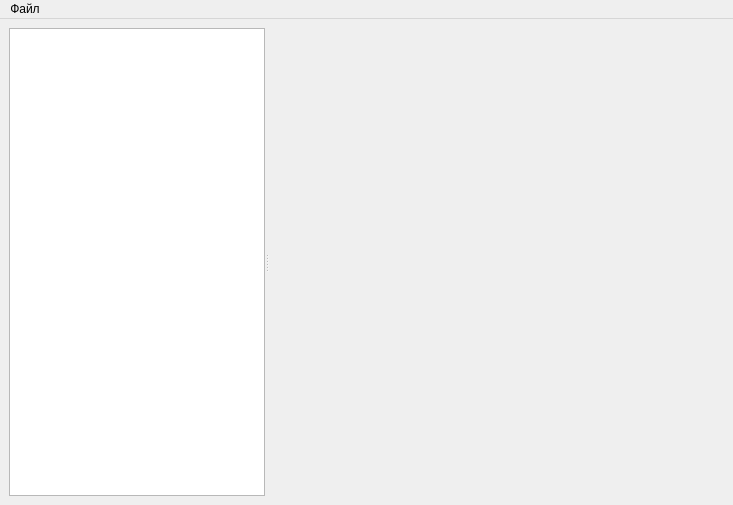
<?xml version="1.0" encoding="UTF-8"?>
<ui version="4.0">
 <class>MainWindow</class>
 <widget class="QMainWindow" name="MainWindow">
  <property name="geometry">
   <rect>
    <x>0</x>
    <y>0</y>
    <width>733</width>
    <height>505</height>
   </rect>
  </property>
  <property name="windowTitle">
   <string>MainWindow</string>
  </property>
  <widget class="QWidget" name="centralwidget">
   <layout class="QGridLayout" name="gridLayout">
    <item row="1" column="0">
     <widget class="QSplitter" name="splitter">
      <property name="orientation">
       <enum>Qt::Horizontal</enum>
      </property>
      <widget class="QTreeView" name="project_view">
       <property name="sizePolicy">
        <sizepolicy hsizetype="Expanding" vsizetype="Expanding">
         <horstretch>0</horstretch>
         <verstretch>0</verstretch>
        </sizepolicy>
       </property>
       <property name="minimumSize">
        <size>
         <width>0</width>
         <height>0</height>
        </size>
       </property>
       <property name="maximumSize">
        <size>
         <width>16777215</width>
         <height>16777215</height>
        </size>
       </property>
       <property name="sizeIncrement">
        <size>
         <width>0</width>
         <height>0</height>
        </size>
       </property>
       <property name="baseSize">
        <size>
         <width>0</width>
         <height>0</height>
        </size>
       </property>
       <property name="frameShape">
        <enum>QFrame::StyledPanel</enum>
       </property>
       <property name="frameShadow">
        <enum>QFrame::Sunken</enum>
       </property>
       <property name="horizontalScrollBarPolicy">
        <enum>Qt::ScrollBarAsNeeded</enum>
       </property>
       <property name="textElideMode">
        <enum>Qt::ElideRight</enum>
       </property>
       <property name="rootIsDecorated">
        <bool>true</bool>
       </property>
       <property name="animated">
        <bool>true</bool>
       </property>
       <property name="headerHidden">
        <bool>false</bool>
       </property>
      </widget>
      <widget class="QTabWidget" name="tab_widget">
       <property name="sizePolicy">
        <sizepolicy hsizetype="Expanding" vsizetype="Expanding">
         <horstretch>1</horstretch>
         <verstretch>0</verstretch>
        </sizepolicy>
       </property>
       <property name="sizeIncrement">
        <size>
         <width>0</width>
         <height>0</height>
        </size>
       </property>
       <property name="tabPosition">
        <enum>QTabWidget::North</enum>
       </property>
       <property name="tabShape">
        <enum>QTabWidget::Rounded</enum>
       </property>
       <property name="documentMode">
        <bool>true</bool>
       </property>
       <property name="tabsClosable">
        <bool>true</bool>
       </property>
       <property name="movable">
        <bool>true</bool>
       </property>
       <property name="tabBarAutoHide">
        <bool>false</bool>
       </property>
      </widget>
     </widget>
    </item>
   </layout>
  </widget>
  <widget class="QMenuBar" name="menubar">
   <property name="geometry">
    <rect>
     <x>0</x>
     <y>0</y>
     <width>733</width>
     <height>19</height>
    </rect>
   </property>
   <widget class="QMenu" name="menuOpen_mod">
    <property name="title">
     <string>Файл</string>
    </property>
    <addaction name="open_folder"/>
   </widget>
   <addaction name="menuOpen_mod"/>
  </widget>
  <action name="open_folder">
   <property name="text">
    <string>Открыть директорию...</string>
   </property>
  </action>
 </widget>
 <resources/>
 <connections/>
</ui>
